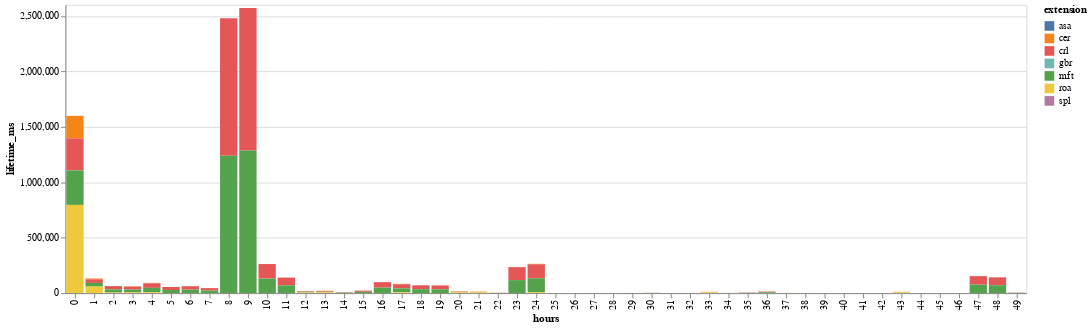

Notebook code cell kept with this figure:
### Code cell
alt.Chart(df_viz[['hours', 'lifetime_ms', 'extension']]).mark_bar().encode(
    x=alt.X('hours:O'),
    y=alt.Y('lifetime_ms:Q'),
    color='extension:N',
)

### Figure 1 — Vega-Lite specification as saved in the notebook (floating-point values rounded to 4 significant figures; data arrays with more than 128 entries replaced by an {"elided": "..."} marker saying what was removed)
{"config": {"view": {"continuousWidth": 400, "continuousHeight": 300}}, "data": {"name": "data-9e285be1a6051fbc041eb12c0f52b4b2"}, "mark": "bar", "encoding": {"color": {"field": "extension", "type": "nominal"}, "x": {"field": "hours", "type": "ordinal"}, "y": {"field": "lifetime_ms", "type": "quantitative"}}, "$schema": "https://vega.github.io/schema/vega-lite/v4.17.0.json", "datasets": {"data-9e285be1a6051fbc041eb12c0f52b4b2": {"elided": "216 records"}}}
